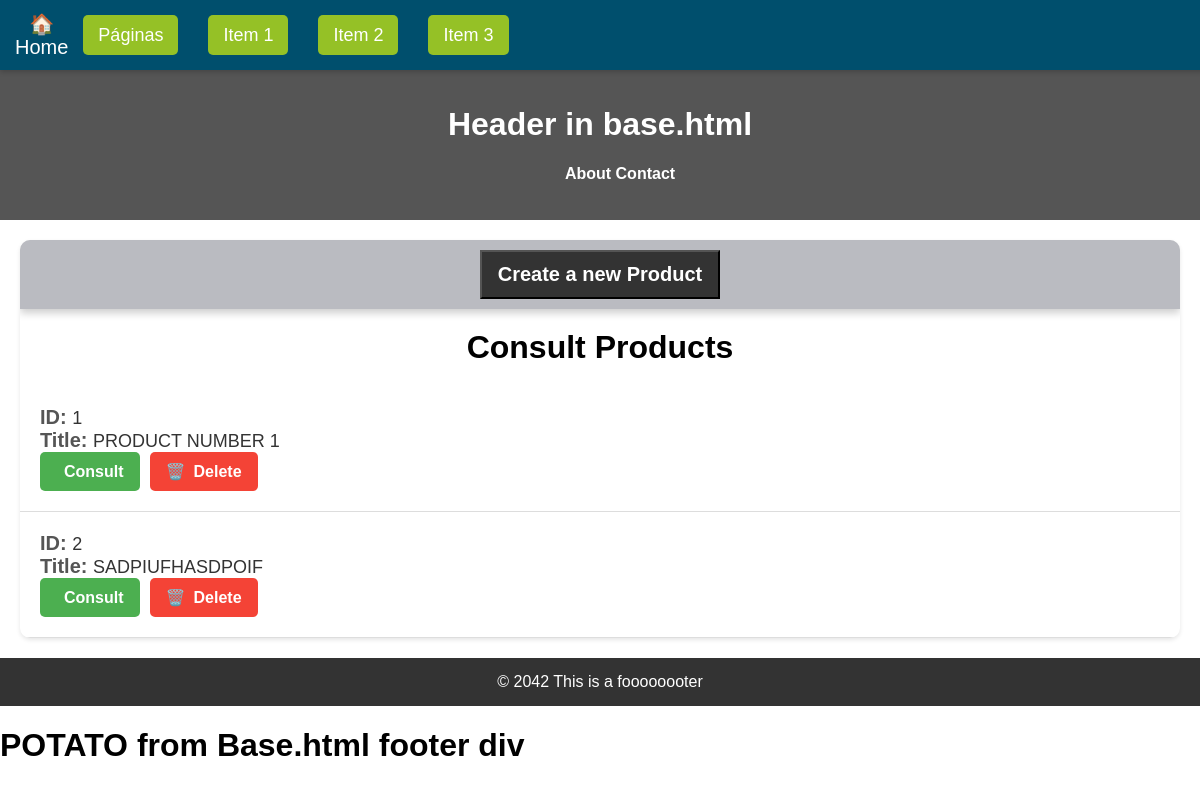
/productlist/, run on an earlier commit of the app's database.
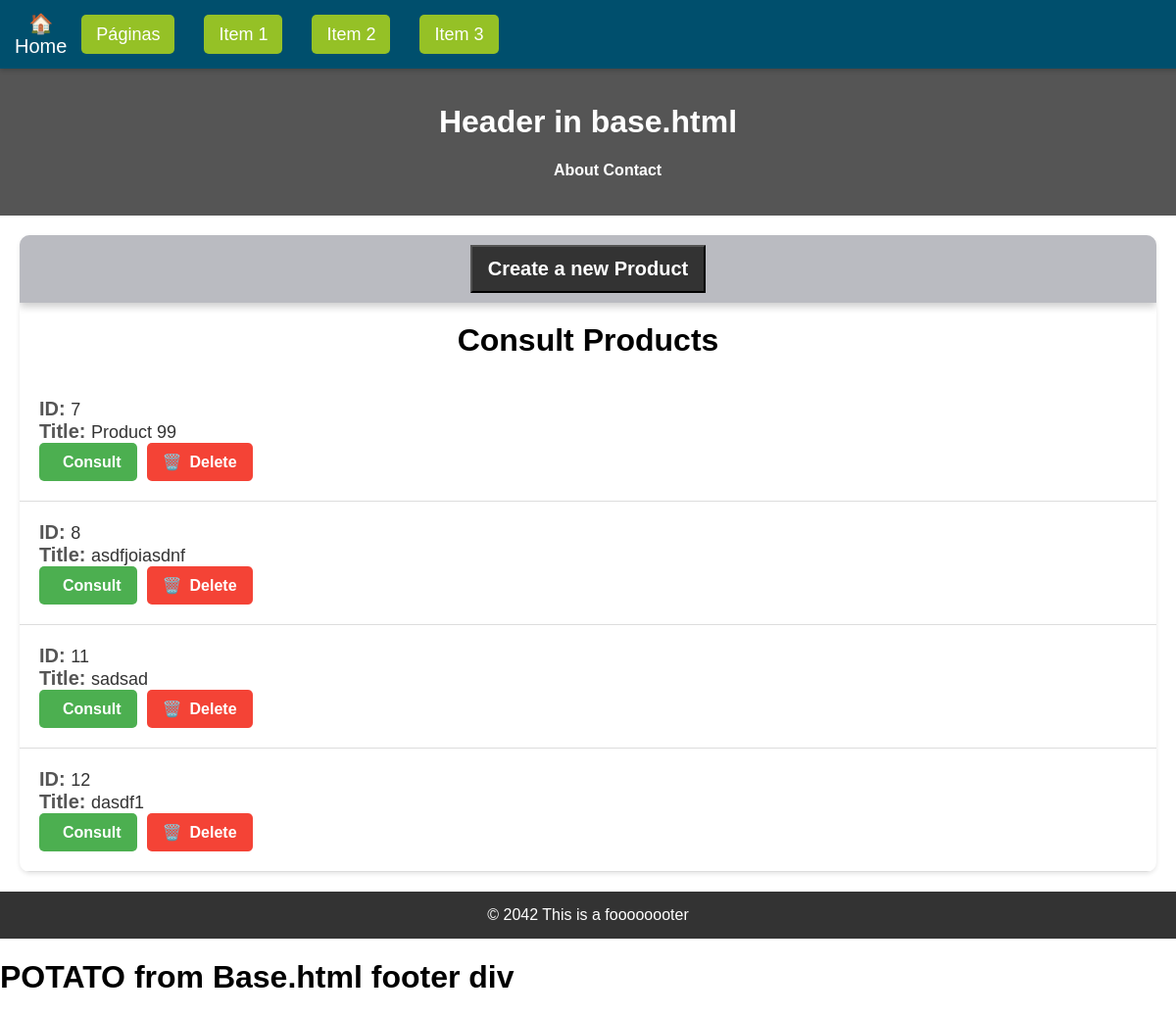
And on a later commit of the database.
### products/models.py (models this page shows)
class Product(models.Model):
    title       = models.CharField(max_length=120) #max_length is required
    description = models.TextField(blank=True, null=True)
    price       = models.DecimalField(max_digits=1000 ,decimal_places=2)
    summary     = models.TextField(blank=False, null=False)
    featured    = models.BooleanField(default=True) #I can set null=True default=True
    def get_absolute_url(self):
        return reverse("productDetail", kwargs={"my_id": self.id})
    def get_deleteing_url(self):
        return reverse("productdelete", kwargs={"my_id": self.id})

### products/views.py (the view)
# urls.py: path('', product_list_view, name='productlist'),
def product_list_view(request):
    queryset = Product.objects.all()
    context = {
        "object_list": queryset
    }
    return render(request, "products/product_list.html", context)

### templates/products/product_list.html (shortened to what this page needs)
<!DOCTYPE html>
<html lang="en">
<head>
</head>
<body>
    {% extends 'base.html' %}
    {% block content %}
    <div class="product-container">
        <div class="header">
            <button style="cursor: pointer; background-color: #333;"onclick="window.location.href='../../productCreate/'">
                <h2>Create a new Product</h2>
            </button>
        </div>
        <div>
            <h1 style="text-align: center; margin: 20px 0;">Consult Products</h1>
            {% for instance in object_list %}
            <div class="product-item">
                <span class="label-span">ID:  </span>
                <span class="value-span">{{ instance.id }}</span>
                <br>
                <span class="label-span">Title:  </span>
                <span class="value-span">{{ instance.title }}</span>
                <div class="link-container">
                    <a class="consult-link" href="{{ instance.get_absolute_url }}">
                         Consult
                    </a>
                    <a class="delete-link" href="{{ instance.get_deleteing_url }}">
                        <span class="link-icon">🗑️</span> Delete
                    </a>
                </div>
            </div>
            {% endfor %}
        </div>
    </div>
    {% endblock content %}

### templates/base.html (shortened to what this page needs)
<!DOCTYPE html>
<html lang="en">
<head>
</head>
<body>
    {% include 'navbar.html' %}
    <div id="header">
        {% block header %}
        <header>
            <h1  id="h1Test"> Header in base.html </h1>
                <ul >
                    <li style="display: inline;"><a style="text-decoration: none; color:white; font-weight:bold;" href="#">About</a></li>
                    <li style="display: inline;"><a style="text-decoration: none; color:white; font-weight:bold;" href="#">Contact</a></li>
                </ul>
        </header>
        {% endblock header %}
    </div>
    <div id="content">
        {% block content %}{% endblock content %}
    </div>
    <div id="footer">
        {% block footer %}
        <footer style="background-color: #333; color: white; padding: 15px; text-align: center;">
            <p style="margin: 0;">&copy; 2042 This is a foooooooter</p>
        </footer>
        <h1>POTATO from Base.html footer div</h1>
        {% endblock footer %}
    </div>
</body>
</html>

### templates/navbar.html (shortened to what this page needs)
<!DOCTYPE html>
<html lang="en">
<head>
</head>
<body>
<nav>
    <a href="{% url 'home' %}" class="navLogo" > 🏠 <br>Home</a>
    <ul class="navBarLinks">
        <li class="linkItem" onclick="toggleDropContent('Opc1')"> Páginas
        </li>
        <li class="linkItem" onclick="toggleDropContent('Opc2')"> Item 1
        </li>
        <li class="linkItem" onclick="toggleDropContent('Opc3')"> Item 2
        </li>
        <li class="linkItem" onclick="toggleDropContent('Opc4')"> Item 3
        </li>
    </ul>
</nav>
</body>
</html>

### templates/products/product_list.html (style rules this page uses)
.header { background-color: #babbc1; display: flex; align-items: center; justify-content: center; padding: 10px; box-shadow: 0 4px 8px rgba(0, 0, 0, 0.2); }
.header h2 { margin: 0; padding: 10px; color: #fff; cursor: pointer; }
.product-container { background-color: #fff; box-shadow: 0 2px 4px rgba(0, 0, 0, 0.1); border-radius: 10px; overflow: hidden; margin: 20px; }
.product-item { padding: 20px; border-bottom: 1px solid #ddd; }
.label-span { font-weight: bold; font-size: 20px; color: #555; }
.value-span { font-size: 18px; margin-bottom: 10px; color: #333; }
.link-container { display: flex; gap: 10px; }
.consult-link, .delete-link { padding: 10px 16px; text-decoration: none; border-radius: 5px; font-weight: bold; cursor: pointer; transition: background-color 0.2s, color 0.2s; display: flex; align-items: center; }
.consult-link { background-color: #4caf50; color: #fff; }
.delete-link { background-color: #f44336; color: #fff; }
.link-icon { margin-right: 8px; }

### templates/base.html (style rules this page uses)
body { padding-top: 70px; font-family: Verdana, Geneva, Tahoma, sans-serif }
header { height: 120px; background-color: #555555; color: white; padding: 15px; text-align: center; }

### templates/navbar.html (style rules this page uses)
body { margin: 0; font-family:Verdana, Geneva, Tahoma, sans-serif; }
nav { background-color: #004f6d; padding: 15px; position: fixed; top: 0; left: 0; width: 100%; height: 40px; display: flex; justify-content: flex-start; z-index: 1000; box-shadow: 0px 2px 5px rgba(0, 0, 0, 0.2); }
.navLogo { display: flex; flex-direction: column; align-items: center; justify-content: center; text-align: center; height: 100%; font-size: 20px; text-decoration: none; color: white; transition: transform 0.2s ease; }
.navBarLinks { list-style: none; display: flex; margin: 0; padding: 0; }
.linkItem { height: 20px; margin: 0 15px; position: relative; cursor: pointer; font-size: 18px; background-color: #95c126; color: #ffffff; padding: 10px 15px; border-radius: 5px; transition: background-color 0.2s; border-radius: 5px; }

What changed in the data, as far as the page shows it:
removed Product: id "1", title "PRODUCT NUMBER 1"
removed Product: id "2", title "SADPIUFHASDPOIF"
added Product: id "7", title "Product 99"
added Product: id "8", title "asdfjoiasdnf"
added Product: id "11", title "sadsad"
added Product: id "12", title "dasdf1"
